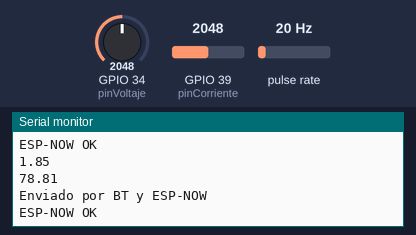
The sketch below on a simulated ESP32. Shown: the last lines printed to the serial monitor. Wiring (inferred from the names in the program): pulse sensor: data GPIO 14. The test bench sets the inputs (shaded band); at power-on: GPIO 34 (pinVoltaje) = 2048, GPIO 39 (pinCorriente) = 2048, pulse rate 20 Hz. Nothing arrives over Bluetooth unless stated.

Above: at 1.2 s.
1.3 s: GPIO 34 (pinVoltaje) set to 2866
At 1.81 s:
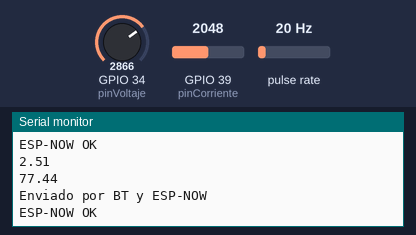
2.8 s: GPIO 34 (pinVoltaje) set to 3603
At 3.31 s:
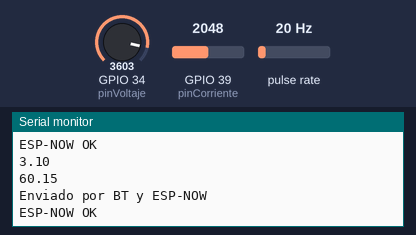
Timing chart, 0 to 5.8 s (numbered marks = the images above; inputs shaded):
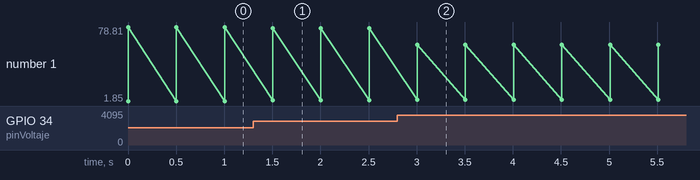

Measured:
- after the input at 1.3 s, the serial monitor: prints a new line after 0.20 s (image 1)
- after the input at 2.8 s, the serial monitor: prints a new line after 0.21 s (image 2)
- plotted number 1: 78.81 → 77.44 after the input at 1.3 s, 77.44 → 60.15 after the input at 2.8 s

The sketch:

EnvioDatosESP32_1.ino
```cpp
#include <BluetoothSerial.h>

#include <esp_now.h>
#include <WiFi.h>

BluetoothSerial SerialBT;

// Dirección MAC de broadcast (para todos los ESP32 receptores)
uint8_t broadcastAddress[] = {0xFF, 0xFF, 0xFF, 0xFF, 0xFF, 0xFF};

typedef struct struct_message {
  float voltaje;
  float corriente;
  float rpm;
} struct_message;

struct_message myData;

// Pines
const int pinVoltaje = 34;
const int pinCorriente = 39;
const int pinSensorHall = 14;

// Variables RPM
volatile int conteoPulsos = 0;
unsigned long tiempoAnterior = 0;
unsigned long tiempoUltimoPulso = 0;
unsigned long tiempoEntrePulsos = 0;

void contarPulsos() {
  unsigned long ahora = millis();
  tiempoEntrePulsos = ahora - tiempoUltimoPulso;
  tiempoUltimoPulso = ahora;
  conteoPulsos++;
}

void OnSent(const uint8_t *mac_addr, esp_now_send_status_t status) {
  Serial.print("ESP-NOW ");
  Serial.println(status == ESP_NOW_SEND_SUCCESS ? "OK" : "Fallo");
}

void setup() {
  Serial.begin(115200);
  SerialBT.begin("ESP32_BT");  // Nombre del dispositivo Bluetooth
  pinMode(pinSensorHall, INPUT);
  attachInterrupt(digitalPinToInterrupt(pinSensorHall), contarPulsos, FALLING);

  // Inicializa WiFi en modo estación
  WiFi.mode(WIFI_STA);

  // Inicializa ESP-NOW
  if (esp_now_init() != ESP_OK) {
    Serial.println("Error iniciando ESP-NOW");
    return;
  }

  esp_now_register_send_cb(OnSent);

  esp_now_peer_info_t peerInfo = {};
  memcpy(peerInfo.peer_addr, broadcastAddress, 6);
  peerInfo.channel = 0;
  peerInfo.encrypt = false;

  if (esp_now_add_peer(&peerInfo) != ESP_OK) {
    Serial.println("Error agregando peer");
    return;
  }

  Serial.println("ESP32 lista para enviar por Bluetooth y ESP-NOW");
}

void loop() {
  // Lectura de sensores
  int analogValue = analogRead(pinVoltaje);
  float v_a = (analogValue * 3.3) / 4095.0;
  float v_adc = v_a + 0.2;
  //myData.voltaje = 15.81 * exp(4.5 * v_adc) - 38.7;
  myData.voltaje = (-21.565 * (v_adc*v_adc))+(91.939 * v_adc)-17.475;

  int lecturaCorriente = analogRead(pinCorriente);
float voltajeCorriente = (lecturaCorriente * 3.3) / 4095.0;
float corrienteCalculada = ((voltajeCorriente - 2.5) / 0.1) + 1.6;
myData.corriente = corrienteCalculada < 0 ? 0 : corrienteCalculada;

  //float rpm = 0;
  // unsigned long ahora = millis();

  // noInterrupts();
  // unsigned long tiempoLocal = tiempoEntrePulsos;
  // unsigned long ultimoPulso = tiempoUltimoPulso;
  // interrupts();

  // if (tiempoLocal > 0 && (ahora - ultimoPulso < 1500)) {
  //   rpm = 60000.0 / tiempoLocal;
  // }
  // myData.rpm = rpm;

  myData.rpm = myData.voltaje * (218.0 / 60.0);  // Aproximadamente rpm = voltaje × 3.633


  // Enviar por ESP-NOW broadcast
  esp_now_send(broadcastAddress, (uint8_t *)&myData, sizeof(myData));

  // Enviar por Bluetooth
  Serial.println(v_adc);
  SerialBT.print(myData.voltaje, 2);
  Serial.println(myData.voltaje, 2);
  SerialBT.print(",");
  SerialBT.print(myData.corriente, 2);
  SerialBT.print(",");
  SerialBT.println(myData.rpm, 1);

  Serial.println("Enviado por BT y ESP-NOW");

  delay(500);
}
```
